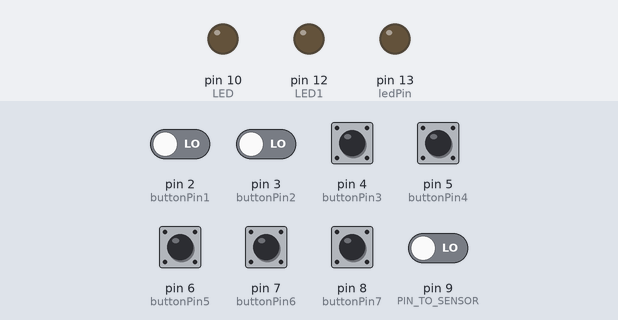
This sketch was run on a simulated Arduino Uno, built with avr-gcc and run on an emulated ATmega328P. Parts: output pins drawn as LEDs (lit = HIGH). Dashed ring = blinking. Inputs (shaded band) come from the test bench; at power-on: pin 2 (buttonPin1), pin 3 (buttonPin2), pin 4 (buttonPin3), pin 5 (buttonPin4), pin 6 (buttonPin5), pin 7 (buttonPin6), pin 8 (buttonPin7), pin 9 (PIN_TO_SENSOR) LOW. What the sketch prints to the serial monitor is not drawn.

Above: at 1.2 s.
1.3 s: pin 9 (PIN_TO_SENSOR) driven HIGH
At 1.37 s:
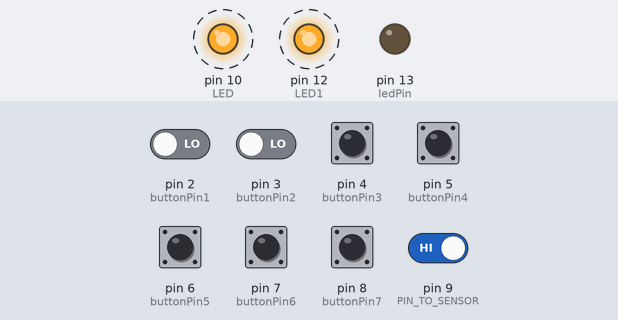
4.3 s: pin 2 (buttonPin1) driven HIGH and pin 3 (buttonPin2) driven HIGH
At 6.75 s:
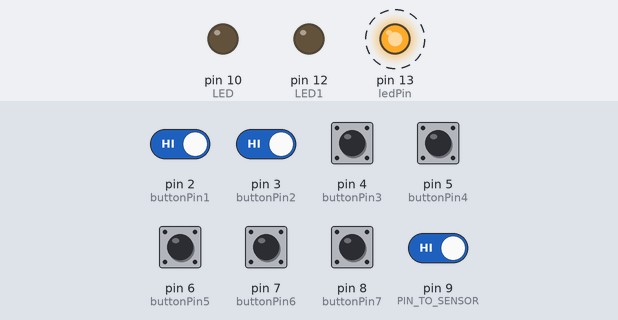
Timing chart, 0 to 13.3 s (numbered marks = the images above; inputs shaded):
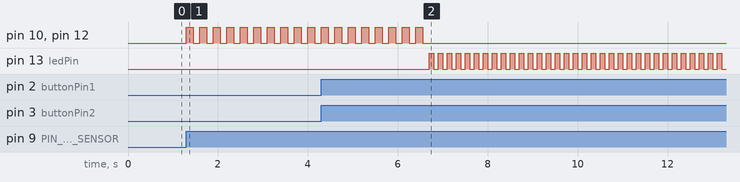

The sketch:

menu_with_motion.ino
```cpp
const int buttonPin1 = 2;
const int buttonPin2 = 3;
const int buttonPin3 = 4;
const int buttonPin4 = 5;
const int buttonPin5 = 6;
const int buttonPin6 = 7;
const int buttonPin7 = 8;
const int ledPin = 13;  // LED pin for button feedback

const int PIN_TO_SENSOR = 9;  // Sensor pin
const int LED = 10;           // Additional LED pin
const int LED1 = 12;          // Additional LED1 pin
int pinStateCurrent = LOW;    // Current sensor state
int pinStatePrevious = LOW;   // Previous sensor state

int buttonState1 = 0;
int buttonState2 = 0;
int buttonState3 = 0;
int buttonState4 = 0;
int buttonState5 = 0;
int buttonState6 = 0;
int buttonState7 = 0;

unsigned long motionSensorTriggeredMillis = 0; // Timestamp when motion sensor was last triggered
const long motionSensorDelay = 60000; // Delay before motion sensor can trigger again
bool motionSensorCooldown = false; // Indicates if we're in the cooldown period

void setup() {
  Serial.begin(9600);

  pinMode(ledPin, OUTPUT);

  pinMode(buttonPin1, INPUT);
  pinMode(buttonPin2, INPUT);
  pinMode(buttonPin3, INPUT);
  pinMode(buttonPin4, INPUT);
  pinMode(buttonPin5, INPUT);
  pinMode(buttonPin6, INPUT);
  pinMode(buttonPin7, INPUT);

  pinMode(LED, OUTPUT);
  pinMode(LED1, OUTPUT);
  pinMode(PIN_TO_SENSOR, INPUT);
}

void loop() {
  unsigned long currentMillis = millis();

  // Check button states
  readAndActOnButton(buttonPin1, '1');
  readAndActOnButton(buttonPin2, '2');
  readAndActOnButton(buttonPin3, '3');
  readAndActOnButton(buttonPin4, '4');
  readAndActOnButton(buttonPin5, '5');
  readAndActOnButton(buttonPin6, '6');
  readAndActOnButton(buttonPin7, '7');

  // Non-blocking motion sensor check, with cooldown
  if (!motionSensorCooldown) {
    // Check sensor state changes without interrupting the loop
    pinStatePrevious = pinStateCurrent;
    pinStateCurrent = digitalRead(PIN_TO_SENSOR);

    if (pinStatePrevious == LOW && pinStateCurrent == HIGH) {
      // Motion detected
      Serial.write('9');
      flashLEDs(); // Function to flash LEDs
      motionSensorTriggeredMillis = currentMillis;
      motionSensorCooldown = true;
    }
  } else if (currentMillis - motionSensorTriggeredMillis >= motionSensorDelay) {
    // Cooldown period has passed
    motionSensorCooldown = false;
  }

  // Continue with other loop code...
}

void flashLEDs() {
  // Function to flash LEDs without using delay()
  for (int i = 0; i <= 17; i++) {
    digitalWrite(LED, HIGH);
    digitalWrite(LED1, HIGH);
    delay(150);
    digitalWrite(LED, LOW);
    digitalWrite(LED1, LOW);
    delay(150);
  }
}

void readAndActOnButton(int buttonPin, char signal) {
  if (digitalRead(buttonPin) == HIGH) {
    digitalWrite(ledPin, HIGH);
    Serial.write(signal); // Send button ID
    delay(100);
    digitalWrite(ledPin, LOW);
    delay(100);
  }
}
```

Measured:
- after the input at 1.3 s, pin 10 (LED), pin 12 (LED1): alternates HIGH for 0.15 s and LOW for 0.15 s, starting at once
- after the input at 4.3 s, pin 13 (ledPin): alternates HIGH for 0.10 s and LOW for 0.10 s, starting after 2.4 s
